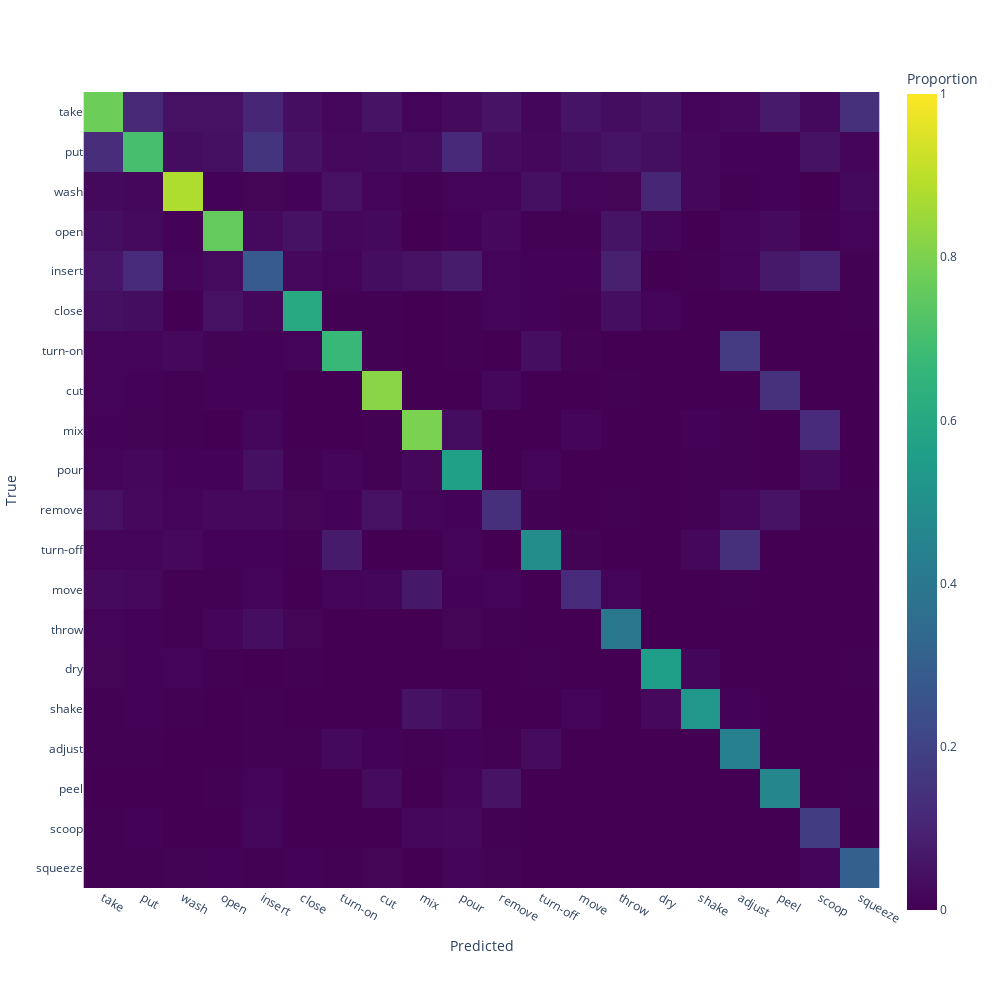
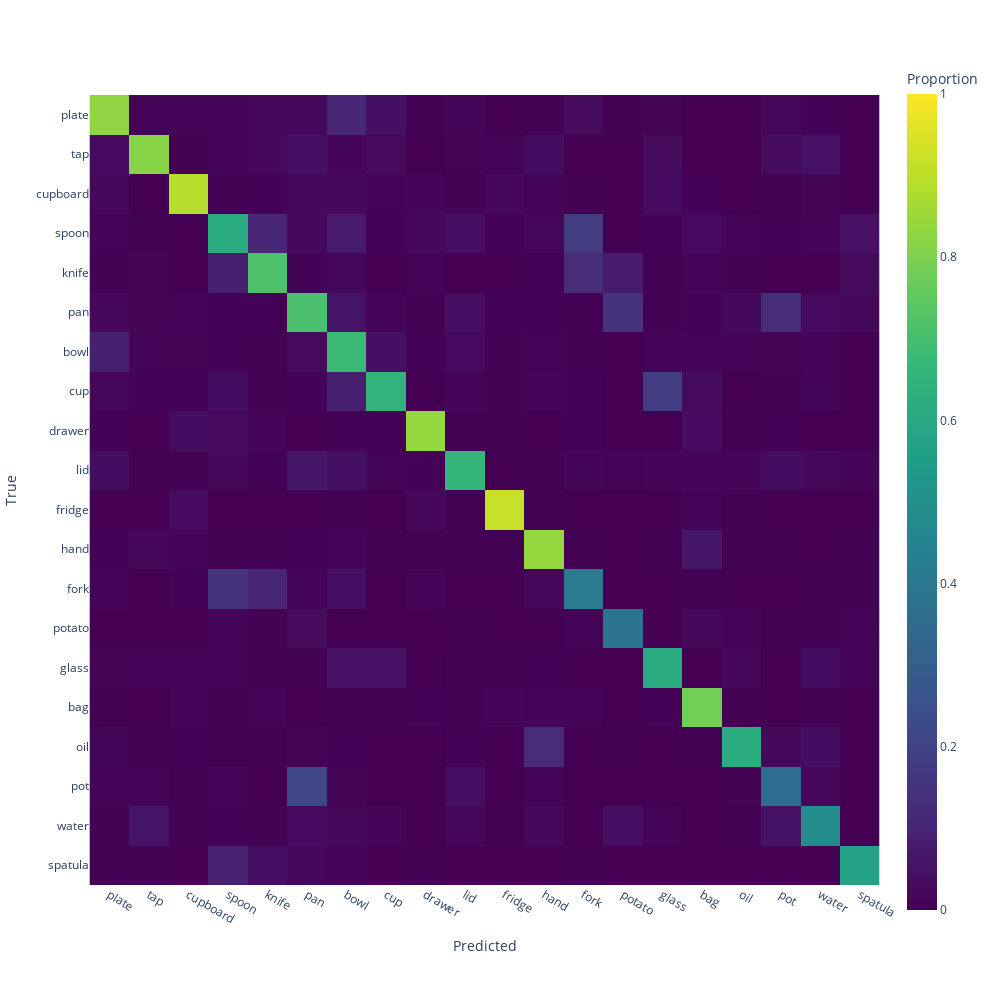
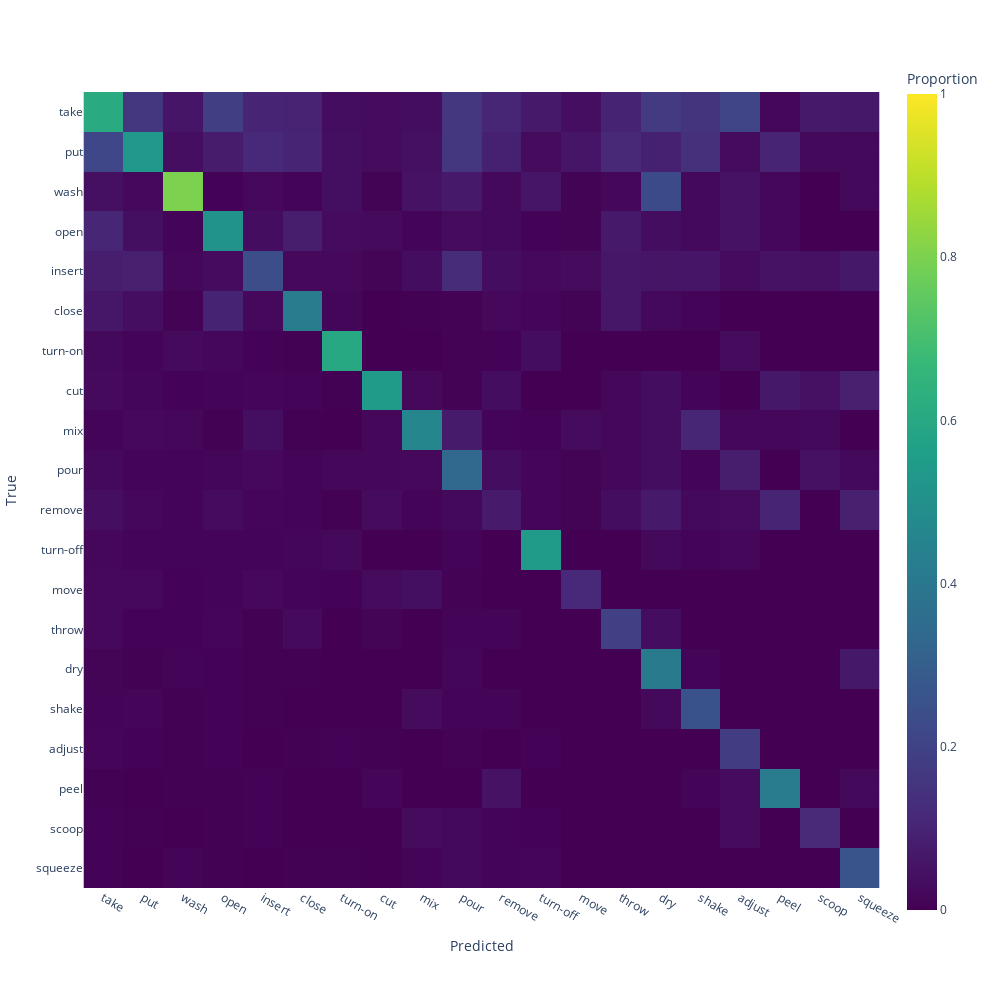
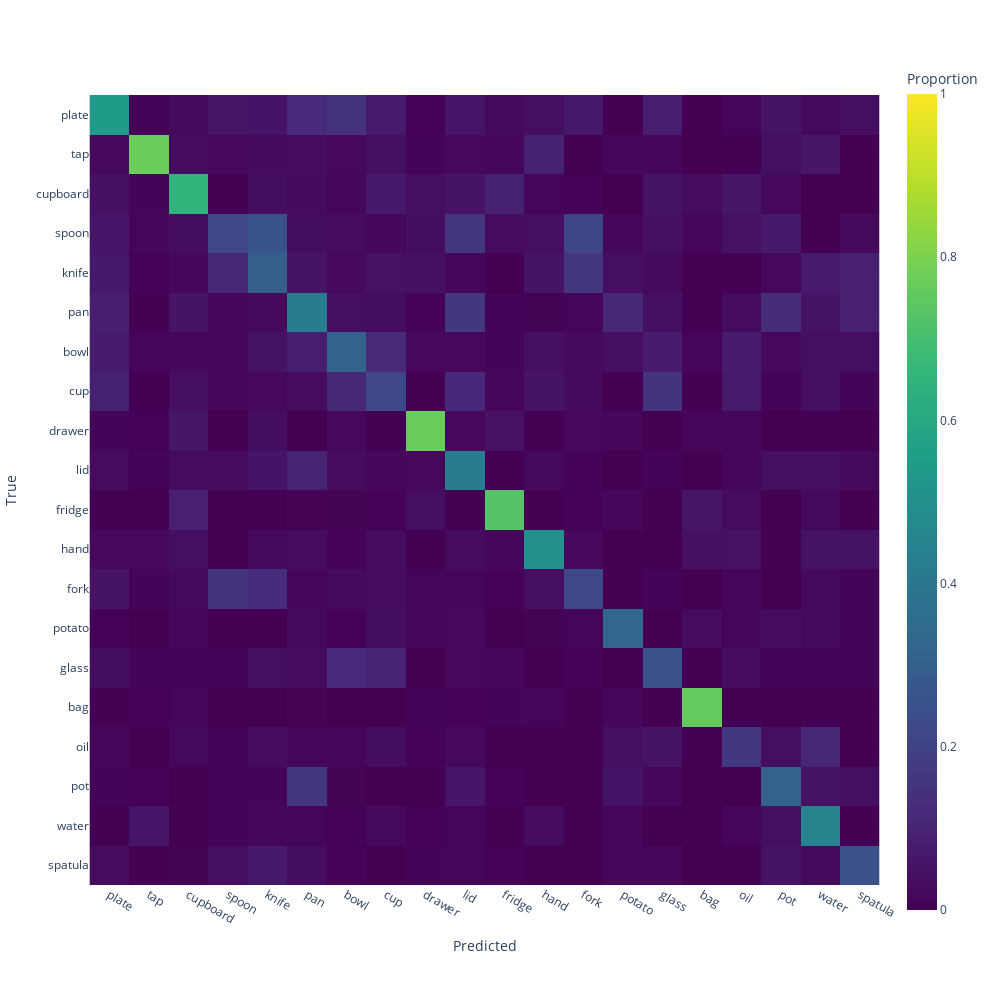

Notebook source saved alongside these figures, in order:
### Code cell
def get_top_n_classes_confusion_matrix(file_path: str, n: int, model: str):
    print("Model: {}".format(model))
    preds = pd.read_pickle(file_path)
    
    verb_cm, noun_cm = get_or_compute_cm(preds)
    topn_verbs, topn_nouns = get_top_n_labels(n)

    # Filter the verb_cm and noun_cm to only keep the top n classes via the indices
    verb_cm = pd.DataFrame(verb_cm).loc[topn_verbs.index, topn_verbs.index]
    noun_cm = pd.DataFrame(noun_cm).loc[topn_nouns.index, topn_nouns.index]

    # Normalize the confusion matrices
    verb_cm = verb_cm / verb_cm.sum(axis=1)
    noun_cm = noun_cm / noun_cm.sum(axis=1)

    output_path = f"../res/modality_comparison/{model}"
    os.makedirs(output_path, exist_ok=True)
    # Plot the confusion matrices
    fig = px.imshow(
        verb_cm,
        labels=dict(x="Predicted", y="True", color="Proportion"),
        x=topn_verbs,
        y=topn_verbs,
        width=1000,
        height=1000,
        color_continuous_scale="viridis",
        range_color=[0, 1]
    )
    fig.show()
    
    fig.write_image(f"{output_path}/verb_confusion_matrix.svg")
    fig.write_image(f"{output_path}/verb_confusion_matrix.png", scale=2.0)
    fig.write_image(f"{output_path}/verb_confusion_matrix.pdf")
    
    
    fig = px.imshow(
        noun_cm,
        labels=dict(x="Predicted", y="True", color="Proportion"),
        x=topn_nouns,
        y=topn_nouns,
        width=1000,
        height=1000,
        color_continuous_scale="viridis",
        range_color=[0, 1],
    )
    fig.show()

    # Save the confusion matrices as a SVG file
    fig.write_image(f"{output_path}/noun_confusion_matrix.svg", format="svg")
    fig.write_image(f"{output_path}/noun_confusion_matrix.png", scale=2.0, format="png")
    fig.write_image(f"{output_path}/noun_confusion_matrix.pdf", format="pdf")


get_top_n_classes_confusion_matrix("../visu-cm.pkl", n=20, model="sf")
get_top_n_classes_confusion_matrix("../audio-gru-cm.pkl", n=20, model="asf-gru")
get_top_n_classes_confusion_matrix("../audio-cm.pkl", n=20, model="asf")

### Figure 1 — Plotly figure (JSON) as saved in the notebook; plotly's stock layout.template omitted (floating-point values rounded to 4 significant figures; data arrays with more than 128 entries replaced by an {"elided": "..."} marker saying what was removed)
{"data": [{"coloraxis": "coloraxis", "hovertemplate": "Predicted: %{x}<br>True: %{y}<br>Proportion: %{z}<extra></extra>", "name": "0", "type": "heatmap", "x": ["take", "put", "wash", "open", "insert", "close", "turn-on", "cut", "mix", "pour", "remove", "turn-off", "move", "throw", "dry", "shake", "adjust", "peel", "scoop", "squeeze"], "xaxis": "x", "y": ["take", "put", "wash", "open", "insert", "close", "turn-on", "cut", "mix", "pour", "remove", "turn-off", "move", "throw", "dry", "shake", "adjust", "peel", "scoop", "squeeze"], "yaxis": "y", "z": {"elided": "20x20 float values"}}], "layout": {"coloraxis": {"cmax": 1, "cmin": 0, "colorbar": {"title": {"text": "Proportion"}}, "colorscale": [[0, "#440154"], [0.1111, "#482878"], [0.2222, "#3e4989"], [0.3333, "#31688e"], [0.4444, "#26828e"], [0.5556, "#1f9e89"], [0.6667, "#35b779"], [0.7778, "#6ece58"], [0.8889, "#b5de2b"], [1, "#fde725"]]}, "height": 1000, "margin": {"t": 60}, "width": 1000, "xaxis": {"anchor": "y", "constrain": "domain", "domain": [0, 1], "scaleanchor": "y", "title": {"text": "Predicted"}}, "yaxis": {"anchor": "x", "autorange": "reversed", "constrain": "domain", "domain": [0, 1], "title": {"text": "True"}}}}

### Figure 2 — Plotly figure (JSON) as saved in the notebook; plotly's stock layout.template omitted (floating-point values rounded to 4 significant figures; data arrays with more than 128 entries replaced by an {"elided": "..."} marker saying what was removed)
{"data": [{"coloraxis": "coloraxis", "hovertemplate": "Predicted: %{x}<br>True: %{y}<br>Proportion: %{z}<extra></extra>", "name": "0", "type": "heatmap", "x": ["plate", "tap", "cupboard", "spoon", "knife", "pan", "bowl", "cup", "drawer", "lid", "fridge", "hand", "fork", "potato", "glass", "bag", "oil", "pot", "water", "spatula"], "xaxis": "x", "y": ["plate", "tap", "cupboard", "spoon", "knife", "pan", "bowl", "cup", "drawer", "lid", "fridge", "hand", "fork", "potato", "glass", "bag", "oil", "pot", "water", "spatula"], "yaxis": "y", "z": {"elided": "20x20 float values"}}], "layout": {"coloraxis": {"cmax": 1, "cmin": 0, "colorbar": {"title": {"text": "Proportion"}}, "colorscale": [[0, "#440154"], [0.1111, "#482878"], [0.2222, "#3e4989"], [0.3333, "#31688e"], [0.4444, "#26828e"], [0.5556, "#1f9e89"], [0.6667, "#35b779"], [0.7778, "#6ece58"], [0.8889, "#b5de2b"], [1, "#fde725"]]}, "height": 1000, "margin": {"t": 60}, "width": 1000, "xaxis": {"anchor": "y", "constrain": "domain", "domain": [0, 1], "scaleanchor": "y", "title": {"text": "Predicted"}}, "yaxis": {"anchor": "x", "autorange": "reversed", "constrain": "domain", "domain": [0, 1], "title": {"text": "True"}}}}

### Figure 3 — Plotly figure (JSON) as saved in the notebook; plotly's stock layout.template omitted (floating-point values rounded to 4 significant figures; data arrays with more than 128 entries replaced by an {"elided": "..."} marker saying what was removed)
{"data": [{"coloraxis": "coloraxis", "hovertemplate": "Predicted: %{x}<br>True: %{y}<br>Proportion: %{z}<extra></extra>", "name": "0", "type": "heatmap", "x": ["take", "put", "wash", "open", "insert", "close", "turn-on", "cut", "mix", "pour", "remove", "turn-off", "move", "throw", "dry", "shake", "adjust", "peel", "scoop", "squeeze"], "xaxis": "x", "y": ["take", "put", "wash", "open", "insert", "close", "turn-on", "cut", "mix", "pour", "remove", "turn-off", "move", "throw", "dry", "shake", "adjust", "peel", "scoop", "squeeze"], "yaxis": "y", "z": {"elided": "20x20 float values"}}], "layout": {"coloraxis": {"cmax": 1, "cmin": 0, "colorbar": {"title": {"text": "Proportion"}}, "colorscale": [[0, "#440154"], [0.1111, "#482878"], [0.2222, "#3e4989"], [0.3333, "#31688e"], [0.4444, "#26828e"], [0.5556, "#1f9e89"], [0.6667, "#35b779"], [0.7778, "#6ece58"], [0.8889, "#b5de2b"], [1, "#fde725"]]}, "height": 1000, "margin": {"t": 60}, "width": 1000, "xaxis": {"anchor": "y", "constrain": "domain", "domain": [0, 1], "scaleanchor": "y", "title": {"text": "Predicted"}}, "yaxis": {"anchor": "x", "autorange": "reversed", "constrain": "domain", "domain": [0, 1], "title": {"text": "True"}}}}

### Figure 4 — Plotly figure (JSON) as saved in the notebook; plotly's stock layout.template omitted (floating-point values rounded to 4 significant figures; data arrays with more than 128 entries replaced by an {"elided": "..."} marker saying what was removed)
{"data": [{"coloraxis": "coloraxis", "hovertemplate": "Predicted: %{x}<br>True: %{y}<br>Proportion: %{z}<extra></extra>", "name": "0", "type": "heatmap", "x": ["plate", "tap", "cupboard", "spoon", "knife", "pan", "bowl", "cup", "drawer", "lid", "fridge", "hand", "fork", "potato", "glass", "bag", "oil", "pot", "water", "spatula"], "xaxis": "x", "y": ["plate", "tap", "cupboard", "spoon", "knife", "pan", "bowl", "cup", "drawer", "lid", "fridge", "hand", "fork", "potato", "glass", "bag", "oil", "pot", "water", "spatula"], "yaxis": "y", "z": {"elided": "20x20 float values"}}], "layout": {"coloraxis": {"cmax": 1, "cmin": 0, "colorbar": {"title": {"text": "Proportion"}}, "colorscale": [[0, "#440154"], [0.1111, "#482878"], [0.2222, "#3e4989"], [0.3333, "#31688e"], [0.4444, "#26828e"], [0.5556, "#1f9e89"], [0.6667, "#35b779"], [0.7778, "#6ece58"], [0.8889, "#b5de2b"], [1, "#fde725"]]}, "height": 1000, "margin": {"t": 60}, "width": 1000, "xaxis": {"anchor": "y", "constrain": "domain", "domain": [0, 1], "scaleanchor": "y", "title": {"text": "Predicted"}}, "yaxis": {"anchor": "x", "autorange": "reversed", "constrain": "domain", "domain": [0, 1], "title": {"text": "True"}}}}
